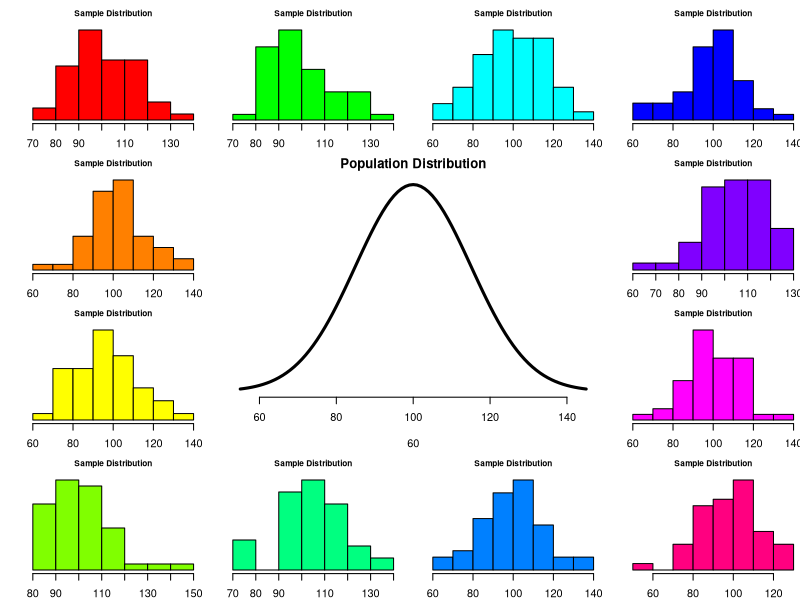
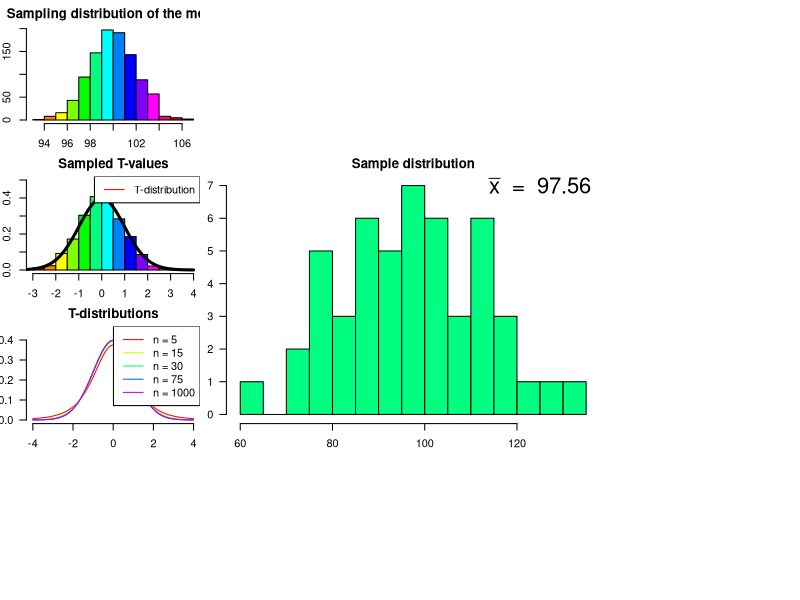
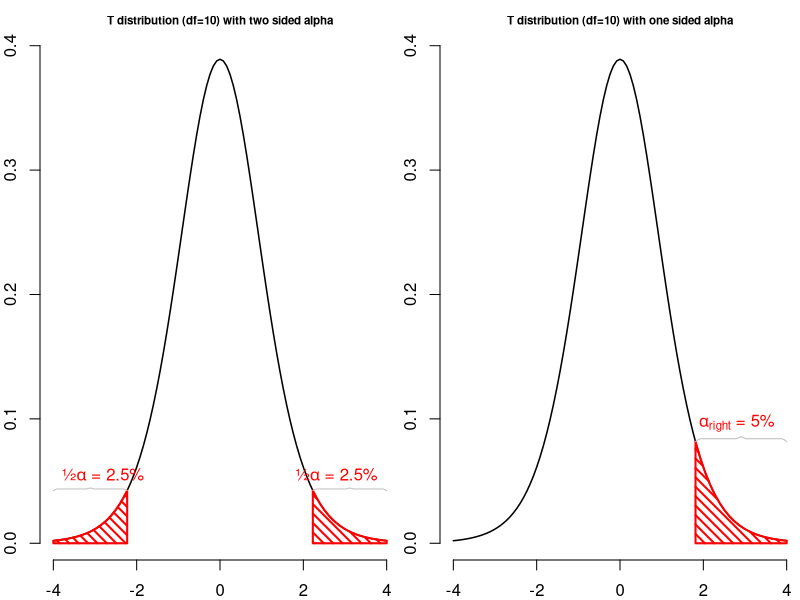

The R source for these figures, in order:
## ---- chunk 1
#| output-location: slide
#| code-line-numbers: "3-4|6-7|14"
set.seed(123)
layout(matrix(c(2:6,1,1,7:8,1,1,9:13), 4, 4))

n  <- 50    # Sample size
df <- n - 1 # Degrees of freedom

mu    <- 100
sigma <- 15

IQ <- seq(mu-45, mu+45, 1)

par(mar=c(4,2,2,0))  
plot(IQ, dnorm(IQ, mean = mu, sd = sigma), type='l', col="black", main = "Population Distribution", 
     lwd = 3, bty= "n", axes = FALSE, xlab = c(60, 140))
axis(1)

n.samples <- 12

for(i in 1:n.samples) {
  
  par(mar=c(2,2,2,0))  
  hist(rnorm(n, mu, sigma), main="Sample Distribution", xlab = c(60, 140),
       cex.axis=.5, col=rainbow(12)[i], cex.main = .75, las = 1, axes = FALSE)
axis(1)
  
}
## ---- chunk 2
x <- rnorm(n, mu, sigma); x
## ---- chunk 3
#| output-location: slide
hist(x, main = "Sample distribution", col = rainbow(12)[6], breaks = 15, las =1)
text(125, 7, bquote(bar(x) ~ " = " ~ .(round(mean(x),2))), cex = 2)
## ---- chunk 4
n.samples     <- 1000
mean.x.values <- vector()
se.x.values   <- vector()

for(i in 1:n.samples) {
  x <- rnorm(n, mu, sigma)
  mean.x.values[i] <- mean(x)
  se.x.values[i]   <- (sd(x) / sqrt(n))
}
## ---- chunk 5
head(cbind(mean.x.values, se.x.values))
## ---- chunk 6
#| output-location: slide

hist(mean.x.values, 
     col  = rainbow(12),
     main = "Sampling distribution of the mean", 
     xlab = "1,000 sample means")
## ---- chunk 7
tStat <- (mean(x) - mu) / (sd(x) / sqrt(n))
tStat
## ---- chunk 8
t.values <- (mean.x.values - mu) / se.x.values

tail(cbind(mean.x.values, mu, se.x.values, t.values))
## ---- chunk 9
#| output-location: slide

hist(t.values, 
     freq = FALSE, 
     main = "Sampled T-values", 
     xlab = "T-values",
     col  = rainbow(12),
     ylim = c(0, .5))
myTs = seq(-4, 4, .01)
lines(myTs, dt(myTs,df), lwd = 3, col = "black")
legend("topright", lty = 1, col="red", legend = "T-distribution")
## ---- chunk 10
multiple.n  <- c(5, 15, 30, 75, 1000)
multiple.df <- multiple.n - 1
col         <- rainbow(length(multiple.df))

plot(myTs,  dt(myTs, multiple.df[1]), type = "l", 
     xlim = c(-4,4), ylim = c(0,.45), 
     xlab = "T", ylab="density", las = 1, bty = "n",
     col = col[1], main="T-distributions" )

for(i in 2:length(multiple.df)) { 
  lines(myTs, dt(myTs, multiple.df[i]), type="l", col=col[i], lwd = 1)
  } 
legend("topright", legend = paste("n =",multiple.n), lty=1, col = col)
## ---- chunk 11
layout(matrix(1:2, 1, 2))


plot(function(x) dt(x, df = 10), -4, 4,
     main="T distribution (df=10) with two sided alpha",
     cex.main = .7,
     xlab="T-value",
     ylab="",
     bty="n",
     lwd=1.5)
     
tStat <- 2

pVal <- pt(1,10)

alpha_r = 1 - pVal


# add p-value
#pol_left = seq(-4,-t,length=20)
#polygon(c(pol_left,rev(pol_left)),  c(rep(0,20), dt( rev(pol_left),  df = 10)), col="red", angle=45, density=15, lwd=2)
#pol_right = seq(4,t,length=20)
#polygon(c(pol_right,rev(pol_right)),c(rep(0,20), dt( rev(pol_right), df = 10)), col="red", angle=45, density=15, lwd=2)

# add alpha

tp95  = qt(.95,10)
tp975 = qt(.975,10)
tp25  = qt(.025,10)

pol_left = seq(-4,tp25,length=20)
polygon(c(pol_left,rev(pol_left)),  c(rep(0,20), dt( rev(pol_left),  df = 10)), col="red", angle=-45, density=15, lwd=2)

pol_left = seq(tp975,4,length=20)
polygon(c(pol_left,rev(pol_left)),  c(rep(0,20), dt( rev(pol_left),  df = 10)), col="red", angle=-45, density=15, lwd=2)

# label alpha
text(-2.8,dt(tp25 , df = 10),expression(paste("½",alpha       ," = 2.5%",sep="")),pos=3, col='red')
text( 2.8,dt(tp975, df = 10),expression(paste("½",alpha       ," = 2.5%",sep="")),pos=3, col='red')

xbracket = seq(-4,tp25,length=39)
ybracket = dt(tp25 , df = 10)*c(c(1,1.02),rep(1.03,16),c(1.04,1.05,1.04),rep(1.03,16),c(1.02,1))
lines(xbracket,ybracket,col="gray")

xbracket = seq(tp975, 4,length=39)
ybracket = dt(tp975 , df = 10)*c(c(1,1.02),rep(1.03,16),c(1.04,1.05,1.04),rep(1.03,16),c(1.02,1))
lines(xbracket,ybracket,col="gray")

#text(-4.2,.38,expression(paste("2 sided: P = ",P[left] + P[right]," = 7.34%")),pos=4)

plot(function(x) dt(x, df = 10), -4, 4,
     main="T distribution (df=10) with one sided alpha",
     cex.main = .7,
     xlab="T-value",
     ylab="",
     bty="n", 
     lwd=1.5)

pol_left = seq(tp95,4,length=20)
polygon(c(pol_left,rev(pol_left)),  c(rep(0,20), dt( rev(pol_left),  df = 10)), col="red", angle=-45, density=15, lwd=2)

# label alpha
text( 2.8,dt(tp95 , df = 10),expression(paste(    alpha[right]," = 5%"  ,sep="")),pos=3, col='red')

# add p-value
#pol_left = seq(-4,-t,length=20)
#polygon(c(pol_left,rev(pol_left)),  c(rep(0,20), dt( rev(pol_left),  df = 10)), col="red", angle=45, density=15, lwd=2)
#pol_right = seq(4,t,length=20)
#polygon(c(pol_right,rev(pol_right)),c(rep(0,20), dt( rev(pol_right), df = 10)), col="red", angle=45, density=15, lwd=2)

#text((-4+tp25)/2,dt(tp25  , df = 10),"{",srt=-90,col="grey")
#text( (4+tp975)/2,dt(tp975, df = 10),"{",srt=-90,col="grey")
#text( (4+tp95)/2,dt(tp95  , df = 10),"{",srt=-90,col="grey")

# label p-values
#text(-t,.01,expression(P[left] ),pos=2,col="red")
#text( t,.01,expression(P[right]),pos=4,col="red")

#text(-t-.1,dt(-t, df = 10)+.003,"T")
#text( t+.1,dt( t, df = 10)+.003,"T")


# text(-4.2,.38 ,"1 sided: P/2 = 3.67%",pos=4)

## 1%   T = 1.81246
## .95% T = 2.228

#polygon(c(0,1,1,0),c(0,0,.3,.3))

pol_left = seq(-4,-tStat,length=20)

xbracket = seq(tp95,4,length=39)
ybracket = dt(tp95 , df = 10)*c(c(1,1.02),rep(1.03,16),c(1.04,1.05,1.04),rep(1.03,16),c(1.02,1))
lines(xbracket,ybracket,col="gray")
